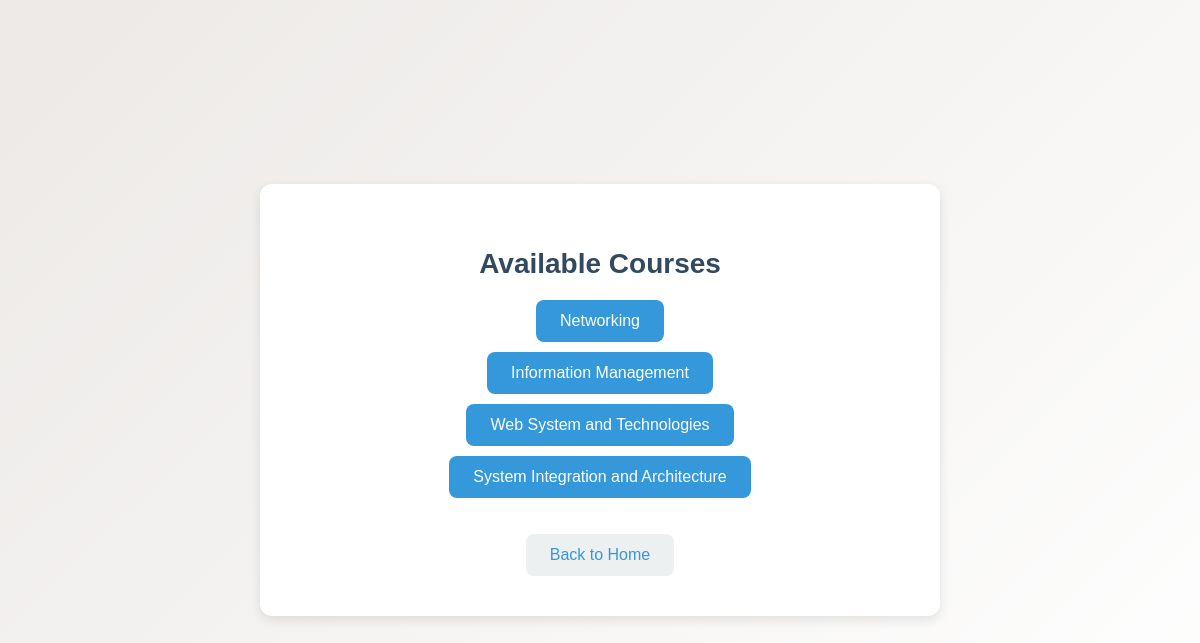
The app's page /view_courses.php (signed in) with its own data.
### tables this page shows
CREATE TABLE `courses` (
  `id` int(11) NOT NULL,
  `course_name` varchar(255) NOT NULL,
  `logo` varchar(255) DEFAULT NULL
);

### view_courses.php (the view, shortened to what this page needs)
<?php
$conn = new mysqli('localhost', 'root', '', 'user_registration');
$sql = "SELECT * FROM courses";
$result = $conn->query($sql);
?>
<!DOCTYPE html>
<html lang="en">
<head>
</head>
<body>
    <div class="container">
        <h2>Available Courses</h2>
        <ul>
            <?php while ($row = $result->fetch_assoc()): ?>
                <li><a href="view_teachers.php?course_id=<?php echo $row['id']; ?>"><?php echo $row['course_name']; ?></a></li>
            <?php endwhile; ?>
        </ul>
        <a class="back-btn" href="student_home.php">Back to Home</a>
    </div>
</body>
</html>

### view_courses.php (style rules this page uses)
body { font-family: 'Arial', sans-serif; background: linear-gradient(135deg, #ece9e6, #ffffff); margin: 0; padding: 0; display: flex; justify-content: center; align-items: center; height: 100vh; color: #2c3e50; }
.container { background-color: #ffffff; padding: 40px; border-radius: 12px; box-shadow: 0 4px 12px rgba(0, 0, 0, 0.1); text-align: center; max-width: 600px; width: 100%; }
h2 { font-size: 28px; color: #34495e; margin-bottom: 20px; }
ul { list-style-type: none; padding: 0; }
li { margin: 10px 0; }
a { display: inline-block; text-decoration: none; color: white; background-color: #3498db; padding: 12px 24px; border-radius: 8px; transition: background-color 0.3s; font-size: 16px; }
.back-btn { margin-top: 20px; display: inline-block; text-decoration: none; color: #3498db; background-color: #ecf0f1; padding: 12px 24px; border-radius: 8px; transition: background-color 0.3s; font-size: 16px; }

### records on screen
courses: course_name "Networking"
courses: course_name "Information Management"
courses: course_name "Web System and Technologies"
courses: course_name "System Integration and Architecture"
